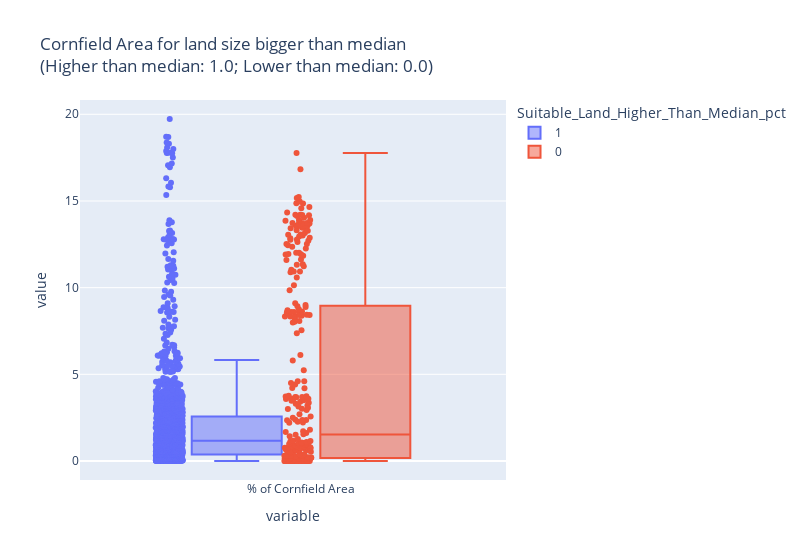

This figure's notebook cell:
### Code cell
import plotly.express as px
fig_box = px.box(last_df,                                           # Specify data frame
                 y=['% of Cornfield Area'],                       # Select posrecip and negrecip variables
                 points="all",                                     # Include all observations as data points
                 color = 'Suitable_Land_Higher_Than_Median_pct',                                # Color (and group by) column "Cluster"
                 labels = {"Cluster": "Altruism"},                 # Rename "Cluster" as "Altruism" in our legend
                 title = """Cornfield Area for land size bigger than median 
                 <br>(Higher than median: 1.0; Lower than median: 0.0)""")       # Always add a title!
fig_box.update_layout(autosize=False, width = 800)                # Specify width (by default, full notebook cell)
fig_box

### Figure 1 — Plotly figure (JSON) as saved in the notebook; plotly's stock layout.template omitted (floating-point values rounded to 4 significant figures; data arrays with more than 128 entries replaced by an {"elided": "..."} marker saying what was removed)
{"data": [{"alignmentgroup": "True", "boxpoints": "all", "hovertemplate": "Suitable_Land_Higher_Than_Median_pct=1<br>variable=%{x}<br>value=%{y}<extra></extra>", "legendgroup": "1", "marker": {"color": "#636efa"}, "name": "1", "notched": false, "offsetgroup": "1", "orientation": "v", "showlegend": true, "type": "box", "x": {"elided": "1590 str values"}, "x0": " ", "xaxis": "x", "y": {"elided": "1590 float values"}, "y0": " ", "yaxis": "y"}, {"alignmentgroup": "True", "boxpoints": "all", "hovertemplate": "Suitable_Land_Higher_Than_Median_pct=0<br>variable=%{x}<br>value=%{y}<extra></extra>", "legendgroup": "0", "marker": {"color": "#EF553B"}, "name": "0", "notched": false, "offsetgroup": "0", "orientation": "v", "showlegend": true, "type": "box", "x": {"elided": "280 str values"}, "x0": " ", "xaxis": "x", "y": {"elided": "280 float values"}, "y0": " ", "yaxis": "y"}], "layout": {"autosize": false, "boxmode": "group", "legend": {"title": {"text": "Suitable_Land_Higher_Than_Median_pct"}, "tracegroupgap": 0}, "title": {"text": "Cornfield Area for land size bigger than median \n                 <br>(Higher than median: 1.0; Lower than median: 0.0)"}, "width": 800, "xaxis": {"anchor": "y", "domain": [0, 1], "title": {"text": "variable"}}, "yaxis": {"anchor": "x", "domain": [0, 1], "title": {"text": "value"}}}}
